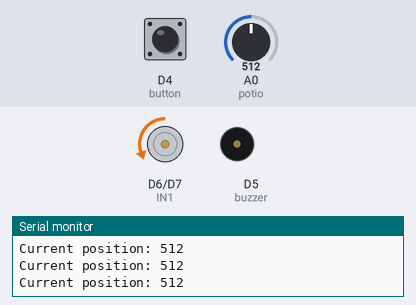
Recording of a sketch running on a simulated ESP8266 (NodeMCU). Shown: motor-driver pin pairs drawn as motors (green arrow = first pin HIGH = forward, orange = second pin HIGH = backward, longer = more drive, scaled by the enable pin), buzzer (waves = sounding, pin HIGH), the last lines printed to the serial monitor. Inputs (shaded band) come from the test bench; at power-on: A0 (potio) = 512, D4 (button) HIGH. WiFi joins after 1.5 s; servers stay silent unless stated; network time is answered at once with the bench clock; the local clock reads 2024-03-15 10:24:30 at power-on unless the sketch sets it.

Above: at 2.7 s.
2.8 s: A0 (potio) set to 754
4.3 s: A0 (potio) set to 777
At 5.3 s:
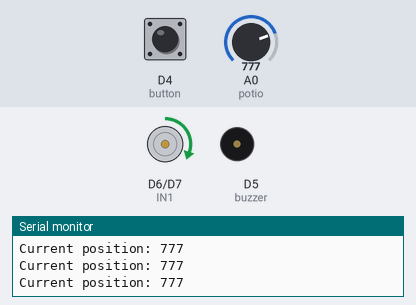
5.8 s: A0 (potio) set to 716
At 6.8 s:
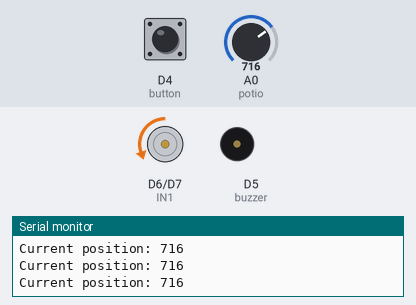
7.3 s: A0 (potio) set to 900
At 8.6 s:
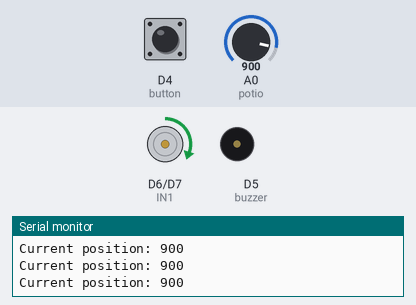
Timing chart, 0 to 9.8 s (numbered marks = the images above; inputs shaded):
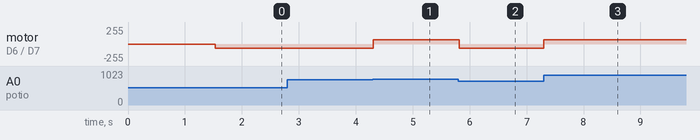

The sketch:

GettingTime.ino
```cpp
//NTP-Server Tutorial: https://lastminuteengineers.com/esp8266-ntp-server-date-time-tutorial/
#include <movingAvg.h>
#include <NTPClient.h>
#include <ESP8266WiFi.h>
#include <WiFiUdp.h>

#define button D4
#define buzzer D5
#define potio A0 //Potentiometer Pin

//for Motor
#define IN1 D6
#define IN2 D7
#define PWM D8

const char* ssid       = "XXX";
const char* password   = "XXX";

const long utcOffsetInSeconds = 7200; //7200 for Wintertime, else 3600 for Summertime
WiFiUDP ntpUDP;
NTPClient timeClient(ntpUDP, "pool.ntp.org", utcOffsetInSeconds);

int spikeRows = 720;
int textureAll = 900;

int currentPosition = 0;
int targetPosition = 0;

bool alarmOn = false;
bool wasAlarmOnToday = false;

int alarmHour = 12;
int alarmMinutes = 4;

movingAvg mySensor(5);

void setup() {
  // put your setup code here, to run once:
  Serial.begin(115200);

  mySensor.begin();

  pinMode(IN1, OUTPUT);
  pinMode(IN2, OUTPUT);
  pinMode(PWM, OUTPUT);
  analogWriteRange(1023);

  pinMode(button, INPUT_PULLUP);
  attachInterrupt(digitalPinToInterrupt(button), handleInterruptButton, CHANGE);

  pinMode(buzzer, OUTPUT);
  digitalWrite(buzzer, LOW);

  pinMode(potio, INPUT_PULLUP);

  WiFi.begin(ssid, password);
  while (WiFi.status() != WL_CONNECTED) {
    delay(500);
    Serial.print(".");
  }
  Serial.println("");
  Serial.println("WiFi verbunden");
  Serial.println("IP Addresse: ");
  Serial.println(WiFi.localIP());
  Serial.println("");

  timeClient.begin();
}

void loop() {
  // put your main code here, to run repeatedly:
  int val = analogRead(potio);
  int sensorMovingAvg = mySensor.reading(val);
  Serial.println(val);
  timeClient.update();

  int timediff = timeDifference();
  if (timediff <= 120){
    targetPosition = map(timediff, 30, 120, textureAll, spikeRows);
    moving();
  }

  if(timediff > 120){
    targetPosition = textureAll;
    moving();
  }

  if (timeClient.getHours() == alarmHour && !wasAlarmOnToday){
    if(timeClient.getMinutes() == alarmMinutes){
      wasAlarmOnToday = true;
      alarmOn = true;
    }
  }

  if(wasAlarmOnToday && timeClient.getMinutes() != alarmMinutes){
    wasAlarmOnToday = false;
  }

  while(alarmOn && wasAlarmOnToday){
    tone(buzzer, 440, 1000);
    Serial.println("ALARM!!!111!!!111!!");
    yield();
    delay(1000);
  }
  noTone(buzzer);

  Serial.print(timeClient.getHours());
  Serial.print(":");
  Serial.print(timeClient.getMinutes());
  Serial.print(":");
  Serial.println(timeClient.getSeconds());
  //Serial.println(timeClient.getFormattedTime());

  delay(500);

}

int timeDifference(){ //calculate the remaining minutes until alarm rings
  timeClient.update();
  int currentHour = timeClient.getHours();
  int currentMinutes = timeClient.getMinutes();
  int timeDifference = 0;
  if (currentHour < alarmHour){
    timeDifference = 60 - currentMinutes;
    currentMinutes = 0;
    currentHour = currentHour+1;
  }
  while(currentHour < alarmHour){
    timeDifference = timeDifference + 60;
    currentHour = currentHour + 1;
  }
  if(currentHour == alarmHour){
    int minuteDiff = alarmMinutes - currentMinutes;
    timeDifference = timeDifference + minuteDiff;
  }
  if(currentHour > alarmHour){
    timeDifference = 500;
  }
  return timeDifference;
}

void getCurrentPosition(){
  int val = 0;
  for(int i = 0; i < 10; i++){
    val = val + analogRead(potio);
  }
  val = val/10;
  currentPosition = val;
  Serial.print("Current position: ");
  Serial.println(currentPosition);
}

void checkDirection(){ //left ground and right 3.3V
  getCurrentPosition();
  if (currentPosition < (targetPosition -2)){
    digitalWrite(IN1, LOW);
    digitalWrite(IN2, HIGH); //for pushing
  }
  if(currentPosition > (targetPosition + 2)){
    digitalWrite(IN1, HIGH);
    digitalWrite(IN2, LOW); //for draw near (heranziehen)
  }
}

void moving(){
  getCurrentPosition();
  while(currentPosition < (targetPosition-2) || currentPosition > (targetPosition+2)){
    checkDirection();
    analogWrite(PWM, 250);
    delay(20);
    getCurrentPosition();
  }
}

ICACHE_RAM_ATTR void handleInterruptButton(){
  alarmOn = false;
}
```

Measured:
- the behaviour switches between 762 and 763 on A0 (potio) (found by bisection; images 0 and 1)
- after the input at 4.3 s, motor on D6 (IN1) / D7 (IN2): backward 62/255 → forward 62/255 at once
- after the input at 5.8 s, motor on D6 (IN1) / D7 (IN2): forward 62/255 → backward 62/255 at once
- after the input at 7.3 s, motor on D6 (IN1) / D7 (IN2): backward 62/255 → forward 62/255 at once
